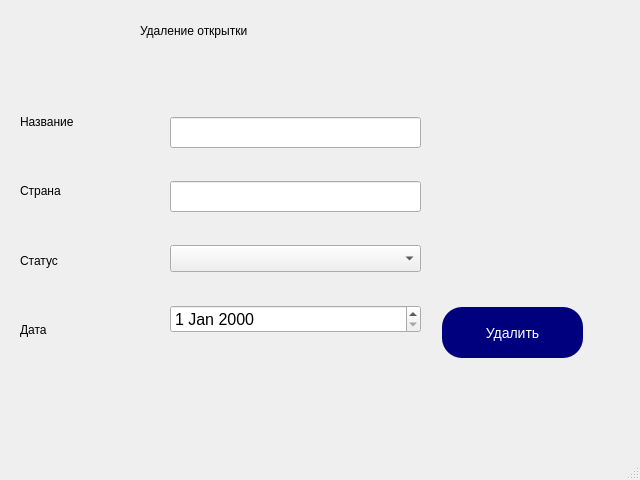
<?xml version="1.0" encoding="UTF-8"?>
<ui version="4.0">
 <class>MainWindow</class>
 <widget class="QMainWindow" name="MainWindow">
  <property name="geometry">
   <rect>
    <x>0</x>
    <y>0</y>
    <width>640</width>
    <height>480</height>
   </rect>
  </property>
  <property name="windowTitle">
   <string>MainWindow</string>
  </property>
  <widget class="QWidget" name="centralwidget">
   <widget class="QLabel" name="label">
    <property name="geometry">
     <rect>
      <x>140</x>
      <y>10</y>
      <width>331</width>
      <height>41</height>
     </rect>
    </property>
    <property name="styleSheet">
     <string notr="true">font: 63 18pt &quot;Yu Gothic UI Semibold&quot;;</string>
    </property>
    <property name="text">
     <string>Удаление открытки</string>
    </property>
   </widget>
   <widget class="QWidget" name="verticalLayoutWidget">
    <property name="geometry">
     <rect>
      <x>20</x>
      <y>90</y>
      <width>111</width>
      <height>271</height>
     </rect>
    </property>
    <layout class="QVBoxLayout" name="verticalLayout">
     <item>
      <widget class="QLabel" name="label_2">
       <property name="styleSheet">
        <string notr="true">font: 14pt &quot;Yu Gothic UI Semilight&quot;;</string>
       </property>
       <property name="text">
        <string>Название</string>
       </property>
      </widget>
     </item>
     <item>
      <widget class="QLabel" name="label_3">
       <property name="styleSheet">
        <string notr="true">font: 14pt &quot;Yu Gothic UI Semilight&quot;;</string>
       </property>
       <property name="text">
        <string>Страна</string>
       </property>
      </widget>
     </item>
     <item>
      <widget class="QLabel" name="label_4">
       <property name="styleSheet">
        <string notr="true">font: 14pt &quot;Yu Gothic UI Semilight&quot;;</string>
       </property>
       <property name="text">
        <string>Статус</string>
       </property>
      </widget>
     </item>
     <item>
      <widget class="QLabel" name="label_6">
       <property name="styleSheet">
        <string notr="true">font: 14pt &quot;Yu Gothic UI Semilight&quot;;</string>
       </property>
       <property name="text">
        <string>Дата</string>
       </property>
      </widget>
     </item>
    </layout>
   </widget>
   <widget class="QWidget" name="verticalLayoutWidget_2">
    <property name="geometry">
     <rect>
      <x>170</x>
      <y>90</y>
      <width>251</width>
      <height>271</height>
     </rect>
    </property>
    <layout class="QVBoxLayout" name="verticalLayout_2">
     <item>
      <widget class="QLineEdit" name="title">
       <property name="font">
        <font>
         <pointsize>14</pointsize>
        </font>
       </property>
      </widget>
     </item>
     <item>
      <widget class="QLineEdit" name="country">
       <property name="font">
        <font>
         <pointsize>14</pointsize>
        </font>
       </property>
      </widget>
     </item>
     <item>
      <widget class="QComboBox" name="status">
       <property name="font">
        <font>
         <pointsize>12</pointsize>
        </font>
       </property>
      </widget>
     </item>
     <item>
      <widget class="QDateEdit" name="dateEdit">
       <property name="font">
        <font>
         <pointsize>12</pointsize>
        </font>
       </property>
      </widget>
     </item>
    </layout>
   </widget>
   <widget class="QPushButton" name="delete_btn">
    <property name="geometry">
     <rect>
      <x>442</x>
      <y>307</y>
      <width>141</width>
      <height>51</height>
     </rect>
    </property>
    <property name="styleSheet">
     <string notr="true">background-color: rgb(0, 0, 127);
color: white;
font-size: 14px;
border-radius: 20px;</string>
    </property>
    <property name="text">
     <string>Удалить</string>
    </property>
   </widget>
   <widget class="QLabel" name="error_lb">
    <property name="geometry">
     <rect>
      <x>30</x>
      <y>400</y>
      <width>141</width>
      <height>21</height>
     </rect>
    </property>
    <property name="styleSheet">
     <string notr="true">font: 63 9pt &quot;Yu Gothic UI Semibold&quot;;
color:red;</string>
    </property>
    <property name="text">
     <string/>
    </property>
   </widget>
  </widget>
  <widget class="QMenuBar" name="menubar">
   <property name="geometry">
    <rect>
     <x>0</x>
     <y>0</y>
     <width>640</width>
     <height>26</height>
    </rect>
   </property>
  </widget>
  <widget class="QStatusBar" name="statusbar"/>
 </widget>
 <resources/>
 <connections/>
</ui>
